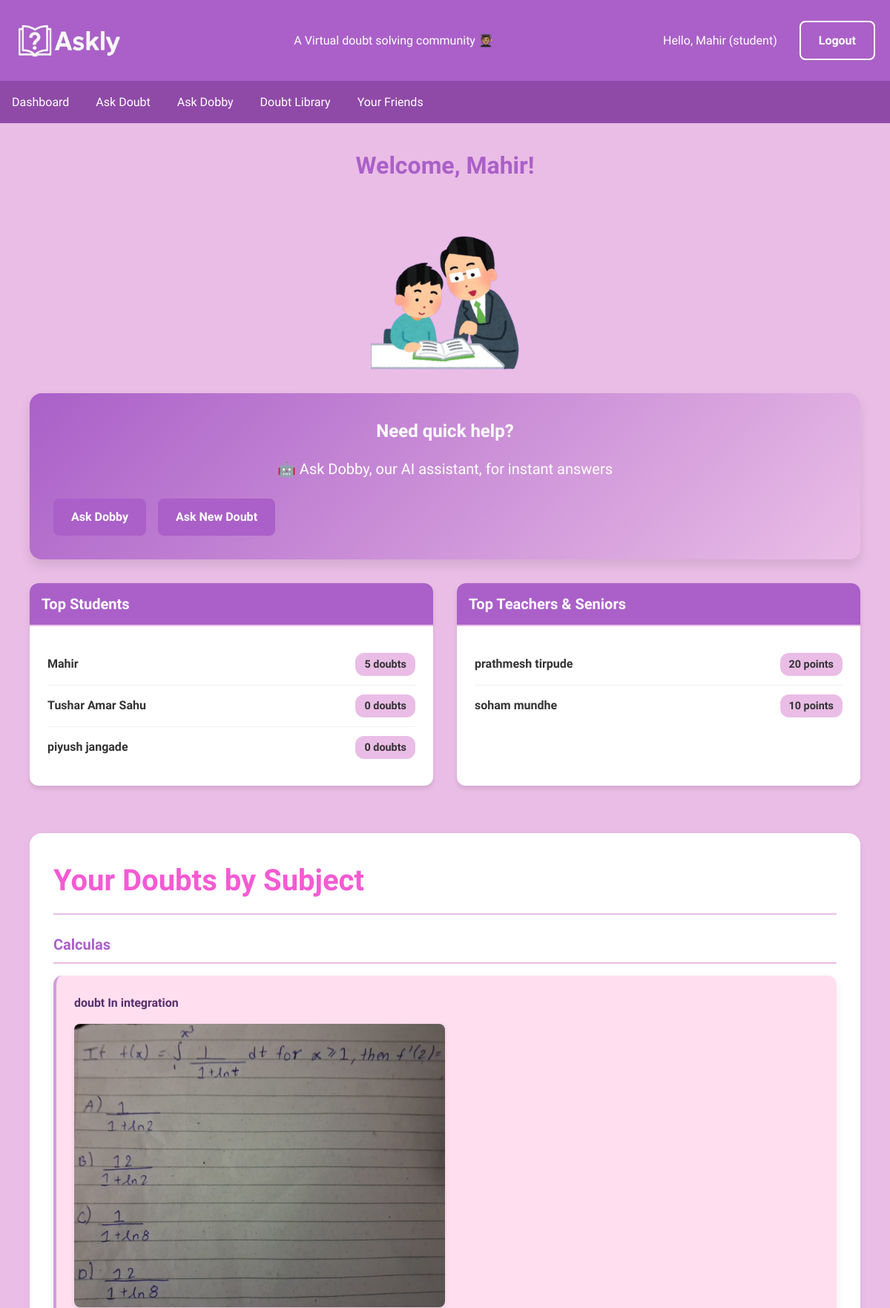
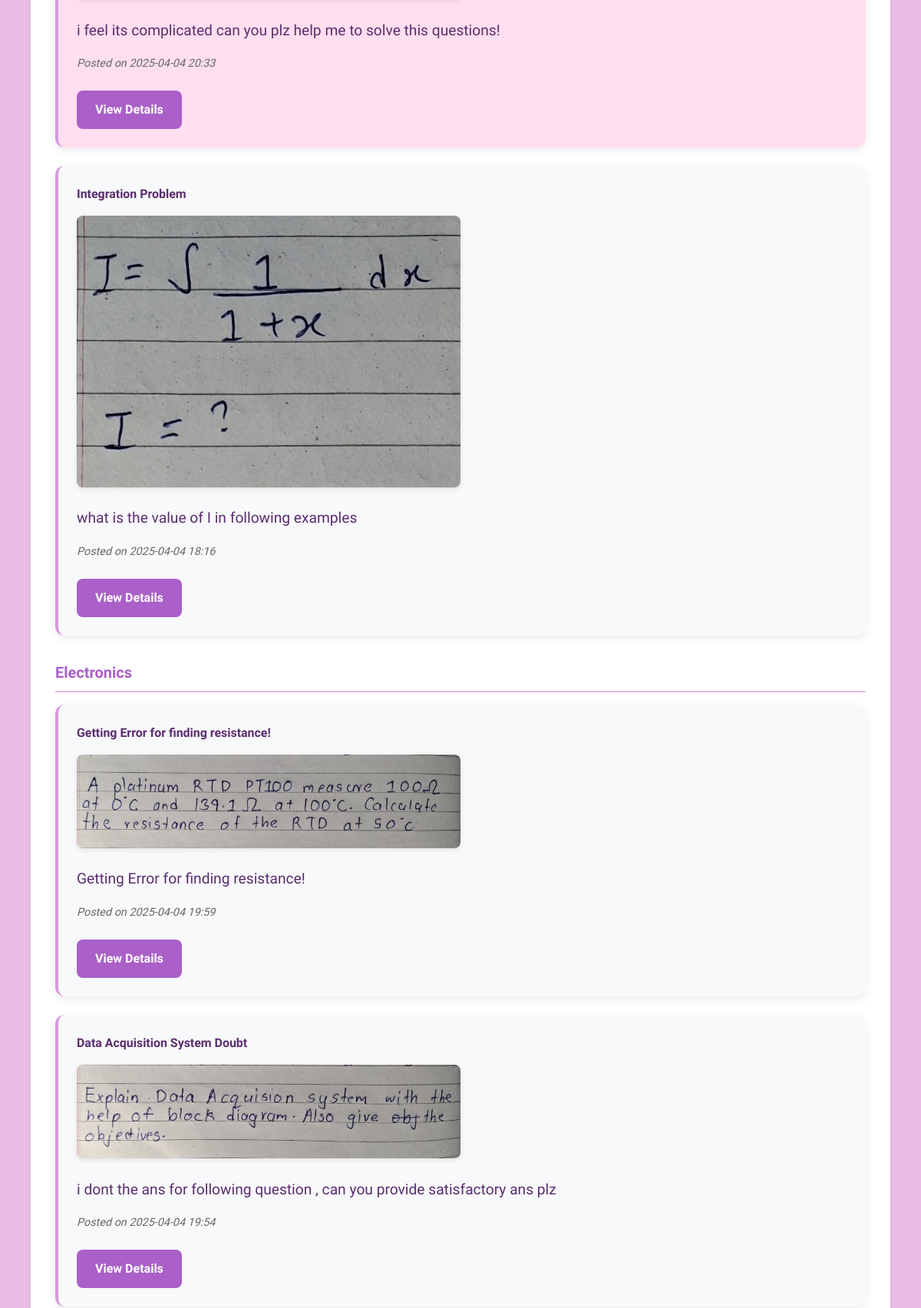
The page /dashboard (signed in, upper part) on the database its author committed (2 pictures, top to bottom).
### app.py (models this page shows, shortened)
class User(db.Model):
    id = db.Column(db.Integer, primary_key=True)
    name = db.Column(db.String(100), nullable=False)
    email = db.Column(db.String(100), unique=True, nullable=False)
    password = db.Column(db.String(100), nullable=False)
    role = db.Column(db.String(20), default='student')  # 'student', 'teacher' or 'senior'
    points = db.Column(db.Integer, default=0)
    doubts_posted = db.Column(db.Integer, default=0)
    doubts = db.relationship('Doubt', backref='author', lazy=True)
    solutions = db.relationship('Solution', backref='solver', lazy=True)
    votes = db.relationship('Vote', backref='voter', lazy=True)
    comments = db.relationship('Comment', backref='commenter', lazy=True)

class Doubt(db.Model):
    id = db.Column(db.Integer, primary_key=True)
    title = db.Column(db.String(200), nullable=False)
    description = db.Column(db.Text, nullable=False)
    subject = db.Column(db.String(50), nullable=False)  # Added subject field
    image_path = db.Column(db.String(300))
    created_at = db.Column(db.DateTime, default=datetime.utcnow)
    user_id = db.Column(db.Integer, db.ForeignKey('user.id'), nullable=False)
    solved = db.Column(db.Boolean, default=False)
    solutions = db.relationship('Solution', backref='doubt', lazy=True)
    comments = db.relationship('Comment', backref='doubt', lazy=True)

### app.py (the view)
@app.route('/dashboard')
@login_required
def dashboard():
    if session['role'] in ['teacher', 'senior']:
        return redirect(url_for('teacher_dashboard'))
    user = User.query.get(session['user_id'])
    subjects = db.session.query(
        Doubt.subject,
        func.count(Doubt.id).label('doubt_count')
    ).filter_by(user_id=user.id).group_by(Doubt.subject).all()
    doubts_by_subject = {}
    for subject, _ in subjects:
        doubts = Doubt.query.filter_by(
            user_id=user.id,
            subject=subject
        ).order_by(Doubt.created_at.desc()).all()
        doubts_by_subject[subject] = doubts
    solved_by_subject = {}
    solved_doubts = Doubt.query.filter_by(
        user_id=user.id,
        solved=True
    ).all()
    for doubt in solved_doubts:
        if doubt.subject not in solved_by_subject:
            solved_by_subject[doubt.subject] = []
        solved_by_subject[doubt.subject].append(doubt)
    top_students = User.query.filter_by(role='student').order_by(User.doubts_posted.desc()).limit(5).all()
    top_teachers = User.query.filter(User.role.in_(['teacher', 'senior'])).order_by(User.points.desc()).limit(5).all()
    return render_template('dashboard.html',
                         name=user.name,
                         subjects=subjects,
                         doubts_by_subject=doubts_by_subject,
                         solved_by_subject=solved_by_subject,
                         top_students=top_students,
                         top_teachers=top_teachers)

### app.py (called while the page is built)
def login_required(f):
    @wraps(f)
    def decorated_function(*args, **kwargs):
        if 'email' not in session:
            flash('Please login to view this page', 'error')
            return redirect(url_for('login'))
        return f(*args, **kwargs)
    return decorated_function

### templates/dashboard.html (shortened to what this page needs)
{% extends "base.html" %}
{% block content %}
<div class="dashboard-container">
    <h1 class="welcome-header">Welcome, {{ name }}!</h1>
    <img src="{{ url_for('static', filename='ask.png') }}" alt="ask-teacher" class="ask-teacher">
    <div class="dobby-card">
        <h3>Need quick help?</h3>
        <p style="font-size: 20px;"> 🤖 Ask Dobby, our AI assistant, for instant answers</p>
        <div class="btn-group">
            <a href="{{ url_for('dobby') }}" class="btn">Ask Dobby</a>
            <a href="{{ url_for('ask_doubt') }}" class="btn">Ask New Doubt</a>
        </div>
    </div>
    <div class="dashboard-row">
        <div class="dashboard-card">
            <div class="card-header">Top Students</div>
            {% for student in top_students %}
            <div class="ranking-item">
                <span class="ranking-name">{{ student.name }}</span>
                <span class="ranking-value">{{ student.doubts_posted }} doubts</span>
            </div>
            {% endfor %}
        </div>
        <div class="dashboard-card">
            <div class="card-header">Top Teachers & Seniors</div>
            {% for teacher in top_teachers %}
            <div class="ranking-item">
                <span class="ranking-name">{{ teacher.name }}</span>
                <span class="ranking-value">{{ teacher.points }} points</span>
            </div>
            {% endfor %}
        </div>
    </div>
    <div class="doubts-section">
        <h3 class="section-title" style=" font-size:40px; color:rgb(245, 90, 211);">Your Doubts by Subject</h3>
        {% if doubts_by_subject %}
            {% for subject, doubts in doubts_by_subject.items() %}
            <div class="subject-group" style="color: #5A2D6E; font-size: larger;">
                <h4 class="subject-title">{{ subject }}</h4>
                {% for doubt in doubts %}
                <div class="doubt-card {% if doubt.solved %}solved{% endif %}">
                    <h5>{{ doubt.title }}</h5>
                    {% if doubt.image_path %}
                    <img src="{{ url_for('static', filename='uploads/' + doubt.image_path) }}" alt="Doubt image" width="500px" height="500px">
                    {% endif %}
                    <p>{{ doubt.description|truncate(150) }}</p>
                    <p class="meta">Posted on {{ doubt.created_at.strftime('%Y-%m-%d %H:%M') }}</p>
                    <a href="{{ url_for('doubt_detail', doubt_id=doubt.id) }}" class="btn">View Details</a>
                </div>
                {% endfor %}
            </div>
            {% endfor %}
        {% else %}
            <p class="empty-state">You haven't posted any doubts yet.</p>
        {% endif %}
    </div>
</div>
{% endblock %}

### templates/base.html (shortened to what this page needs)
<!DOCTYPE html>
<html lang="en">
<head>
    <link rel="stylesheet" href="https://cdnjs.cloudflare.com/ajax/libs/font-awesome/6.7.2/css/all.min.css" />
    <link rel="stylesheet" href="{{ url_for('static', filename='style.css') }}">
</head>
<body>
    <header>
        <div class="header-container">
            <img src="{{url_for('static', filename= 'Askly logo main 1.png')}}" alt="Askly Logo" class="logo" style="height: 50px; ">
            <p>A Virtual doubt solving community 🧑🏽‍🎓</p>
            <div class="user-info">
                {% if 'email' in session %}
                    <span>Hello, {{ session.name }} ({{ session.role }})</span>
                    <br><br><br>
                    <a href="{{ url_for('logout') }}" class="logout-btn">Logout</a>
                {% endif %}
            </div>
        </div>
    </header>
    <nav>
        {% if 'email' in session %}
            {% if session.role == 'teacher' or session.role == 'senior' %}
                <a href="{{ url_for('teacher_dashboard') }}">Teacher Dashboard</a>
                <a href="{{ url_for('doubt_library') }}">Doubt Library</a>
            {% else %}
                <a href="{{ url_for('dashboard') }}">Dashboard</a>
                <a href="{{ url_for('ask_doubt') }}">Ask Doubt</a>
                <a href="{{ url_for('dobby') }}">Ask Dobby</a>
                <a href="{{ url_for('doubt_library') }}">Doubt Library</a>
                <a href="{{ url_for('student_community') }}">Your Friends</a>
            {% endif %}
        {% endif %}
    </nav>
    <main>
        {% block content %}{% endblock %}
    </main>
</body>

### rows shown on the page
User: name "Mahir", doubts_posted "5"
User: name "Tushar Amar Sahu", doubts_posted "0"
User: name "piyush jangade", doubts_posted "0"
User: name "prathmesh tirpude", points "20"
User: name "soham mundhe", points "10"
Doubt: title "doubt In integration", image_path (picture), description "i feel its complicated can you plz help me to solve this questions!", created_at "2025-04-04 20:33"
Doubt: title "Integration Problem", image_path (picture), description "what is the value of I in following examples", created_at "2025-04-04 18:16"
Doubt: title "Getting Error for finding resistance!", image_path (picture), description "Getting Error for finding resistance!", created_at "2025-04-04 19:59"
Doubt: title "Data Acquisition System Doubt", image_path (picture), description "i dont the ans for following question , can you provide satisfactory ans plz", created_at "2025-04-04 19:54"

### other values the page prints
{{ session.role }} "student"
{{ subject }} "Calculas" "Electronics"
